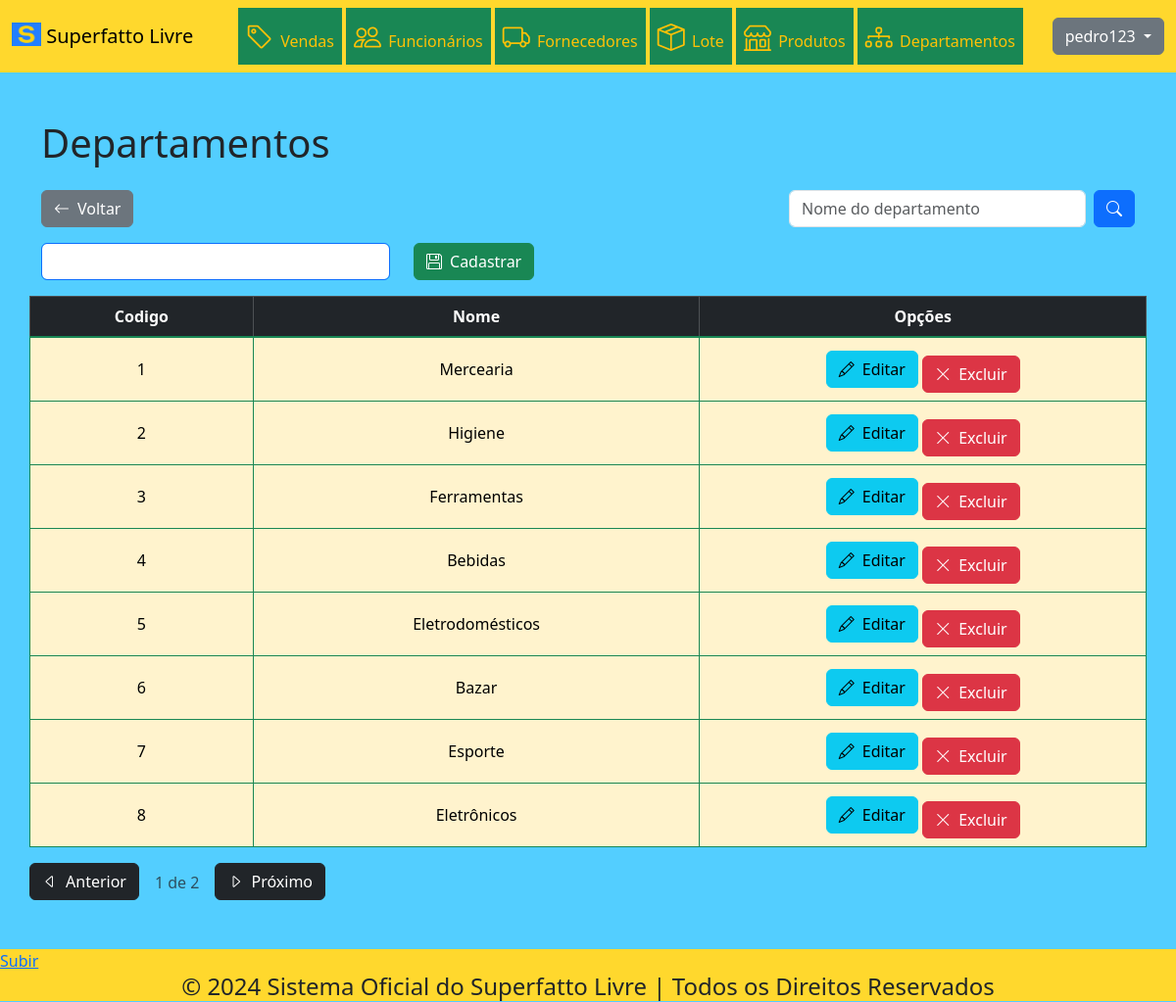
/departamento (signed in), run on the app's committed database.
### tables this page shows
CREATE TABLE IF NOT EXISTS `departamento` (
  `codigo` INT NOT NULL AUTO_INCREMENT,
  `nome` VARCHAR(45) NULL,
  PRIMARY KEY (`codigo`));

### App/Controller/BaseController.php (called while the page is built, shortened)
<?php
abstract class BaseController
{
    protected array $dados;
    public function __construct()
    {
        $this->dados = [];
    }
    public function renderizar(string $view)
    {
        $dados = $this->getDados();
        require_once PATH . '/App/View/layout/header.php';
        require_once PATH . '/App/View/layout/menu.php';
        require_once PATH . '/App/View/' . $view . '.php';
        require_once PATH . '/App/View/layout/footer.php';
    }
    public function getDados()
    {
        return $this->dados;
    }
    public function setDados($nomeChave, $valorDado)
    {
        if ($nomeChave != "" && $valorDado != "") {
            $this->dados[$nomeChave] = $valorDado;
        }
    }
}

### index.php (called while the page is built, shortened)
<?php
try
{
    $app = new App();
    $app->identificarController();
    $app->executarController();
} catch (Exception $excecao) {
    throw new Exception("Erro na execução do sistema", $excecao->getCode());
}

### App/Model/DAO/BaseDAO.php (called while the page is built, shortened)
<?php
abstract class BaseDAO
{
    private $conexao;
    public function __construct()
    {
        $this->conexao = Conexao::getConexao();
    }
    public function select($sql)
    {
        return $this->conexao->query($sql);
    }
}

### App/Lib/Conexao.php (called while the page is built, shortened)
<?php
class Conexao
{
    public static function getConexao()
    {
        $dsn = DB_DRIVER . ':host=' . DB_HOST . ';dbname=' . DB_NAME . ";";
        $conexao = new PDO($dsn , DB_USER, DB_PASSWORD);
        $conexao->setAttribute(PDO::ATTR_ERRMODE, PDO::ERRMODE_EXCEPTION);
        return $conexao;
    }
}

### App/Model/DAO/DepartamentoDAO.php (called while the page is built, shortened)
<?php
class DepartamentoDAO extends BaseDAO
{
    public function listarPaginacao($indice, $limitePorPagina, $busca = "")
    {
        try {
            $pdoStatement = $this->select("SELECT * FROM departamento
                WHERE nome LIKE '%$busca%' LIMIT $indice, $limitePorPagina");
            $pdoStatement->setFetchMode(PDO::FETCH_CLASS | PDO::FETCH_PROPS_LATE, "App\\Model\\Entidades\\Departamento");
            $departamentos = $pdoStatement->fetchAll();
            return $departamentos;
        }
        catch (Exception $excecao) {
            $erro = new Exception("Erro " . $excecao->getCode() . ". Erro no acesso aos dados");
            return $erro;
        }
    }
}

### App/Model/Entidades/Departamento.php (called while the page is built, shortened)
<?php
class Departamento
{
    private int $codigo;
    private string $nome;
    public function __construct(int $codigo = 0, string $nome = "")
    {
        $this->codigo = $codigo;
        $this->nome = $nome;
    }
    public function listarPaginacao($indice, $limitePorPagina, $busca = "")
    {
        $departamentoDAO = new DepartamentoDAO();
        $resultado = $departamentoDAO->listarPaginacao($indice, $limitePorPagina, $busca);
        return $resultado;
    }
    public function getCodigo() : int
    {
        return $this->codigo;
    }
    public function getNome() : string
    {
        return $this->nome;
    }
}

### App/View/departamento/index.php (the view, shortened to what this page needs)
<div class="container-sm my-5">
  <div class="row mb-3">
    <div class="col-auto">
      <h1>Departamentos</h1>
    </div>
  </div>
  <div class="row mb-3">
    <div class="col-auto">
      <a href="http://<?=APP_HOST?>/lote" class="btn btn-secondary">
        <i class="bi bi-arrow-left">&ensp;</i>Voltar
      </a>
    </div>
    <div class="col-auto mx-auto me-0">
      <form class="d-flex" method="GET" action="http://<?=APP_HOST?>/departamento">
        <input class="form-control me-2" type="search" size="25" id="busca" name="busca" placeholder="Nome do departamento">
        <button class="btn btn-primary" type="submit">
          <i class="bi bi-search"></i>
        </button>
      </form>
    </div>
  </div>
  <form action="http://<?=APP_HOST?>/departamento/cadastrar" method="POST" class="row mb-3 form-inline">
    <div class="col-4">
      <input type="text" class="form-control border border-primary" id="nome" name="nome" required>
    </div>
    <div class="col-2">
      <button type="submit" class="btn btn-success">
        <i class="bi bi-floppy">&ensp;</i>Cadastrar
      </button>
    </div>
  </form>
  <?php if (isset($dados['departamentos']) && !empty($dados['departamentos'])) { ?>
    <div class="row">
      <div class="col table-responsive-md px-0">
        <table class="table table-bordered align-middle">
          <thead class="table-dark text-center">
            <tr>
              <th scope="col" style="width:10%;">Codigo</th>
              <th scope="col" style="width:20%;">Nome</th>
              <th scope="col" style="width:20%;">Opções</th>
            </tr>
          </thead>
          <tbody class="table-group-divider table-warning border-success text-center">
            <?php foreach ($dados['departamentos'] as $departamento) { ?>
              <tr>
                <td><?= $departamento->getCodigo() ?></td>
                <td><?= $departamento->getNome() ?></td>
                <td>
                  <a href="http://<?=APP_HOST?>/departamento/encaminharEdicao/<?= $departamento->getCodigo()?>"
                  class="btn btn-info">
                    <i class="bi bi-pencil">&ensp;</i>Editar
                  </a>
                  <a href="http://<?=APP_HOST?>/departamento/encaminharExclusao/<?= $departamento->getCodigo()?>"
                  class="btn btn-danger margem_celular">
                    <i class="bi bi-x-lg">&ensp;</i>Excluir
                  </a>
                </td>
              </tr>
            <?php } ?>
          </tbody>
        </table>
      </div>
    </div>
    <?= $dados['paginacao'] ?>
  <?php } else if (isset($dados['departamentos']) && empty($dados['departamentos'])) { ?>
    <div class="row">
      <div class="col alert alert-dark">
        <h2>Não há cadastros.</h2>
      </div>
    </div>
  <?php } ?>
</div>

### public/css/estilo.css (style rules this page uses)
body { background-color: #53ceff; }
@media screen and (max-width: 1200px) { .margem_celular { margin-top: 10px; } }

### data on the page
departamento: codigo "1", nome "Mercearia"
departamento: codigo "2", nome "Higiene"
departamento: codigo "3", nome "Ferramentas"
departamento: codigo "4", nome "Bebidas"
departamento: codigo "5", nome "Eletrodomésticos"
departamento: codigo "6", nome "Bazar"
departamento: codigo "7", nome "Esporte"
departamento: codigo "8", nome "Eletrônicos"

### other printed values
$sessao::getNomeUsuario() "pedro123"
$paginaSelecionada "1"
$totalPaginas "2"
